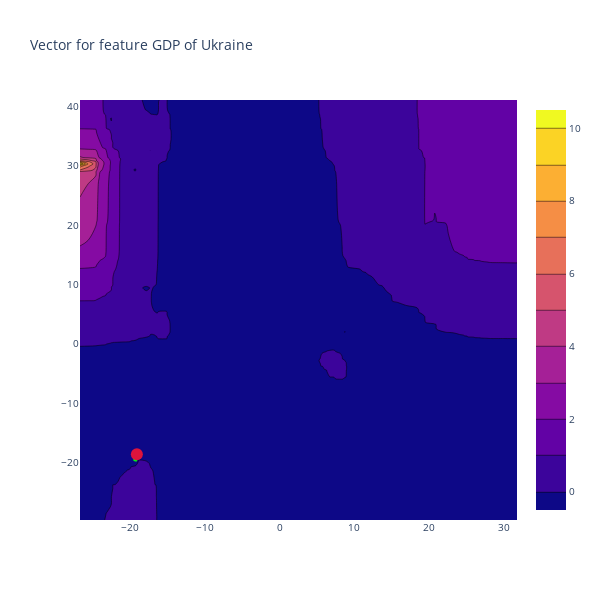

The notebook cell saved with this chart:
### Markdown cell above
##### PLOT ARROW WITH CONTOUR VALUE OF THE FEATURE IN HD

### Code cell
explainer.plot_one_arrow_with_contour(feature_id, instance_id)

### Figure 1 — Plotly figure (JSON) as saved in the notebook; plotly's stock layout.template omitted (floating-point values rounded to 4 significant figures; data arrays with more than 128 entries replaced by an {"elided": "..."} marker saying what was removed)
{"data": [{"line": {"color": "#00f514", "width": 3}, "mode": "lines", "type": "scatter", "x": [-19.08, -19.31, null, -19.36, -19.31, -19.13, null], "y": [-18.59, -19.69, null, -19.36, -19.69, -19.41, null]}, {"marker": {"color": "crimson", "size": 12}, "showlegend": false, "type": "scatter", "x": [-19.08], "y": [-18.59]}, {"type": "contour", "x": {"elided": "138 float values"}, "y": {"elided": "138 float values"}, "z": {"elided": "138 float values"}}], "layout": {"font": {"size": 10}, "height": 600, "hovermode": "closest", "showlegend": false, "title": {"text": "Vector for feature GDP of Ukraine"}, "width": 600, "xaxis": {"mirror": true, "showgrid": false, "zeroline": false}, "yaxis": {"mirror": true, "showgrid": false, "zeroline": false}}}
